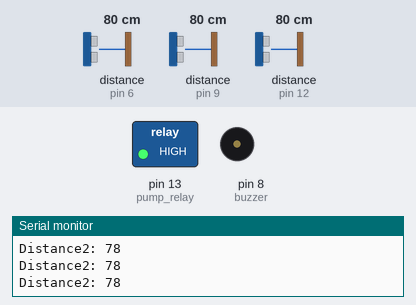
The sketch below on a simulated Arduino Uno, built with avr-gcc and run on an emulated ATmega328P. Parts: switched loads named in the sketch (green lamp = pin HIGH), buzzer (waves = sounding, pin HIGH), the last lines printed to the serial monitor. Wiring (inferred from the names in the program): ultrasonic range finder: trigger pin 11; echo pin 12. Inputs (shaded band) come from the test bench; at power-on: distance to the obstacle (sensors on pin 12, pin 9, pin 6) 80 cm. The echo pulse lasts 58.3 µs per cm; pins used as bus, display or sensor lines are not drawn.

Above: at 1.2 s.
1.3 s: distance to the obstacle (sensor on pin 12) set to 2 cm
4.3 s: distance to the obstacle (sensor on pin 9) set to 2 cm
At 4.7 s:
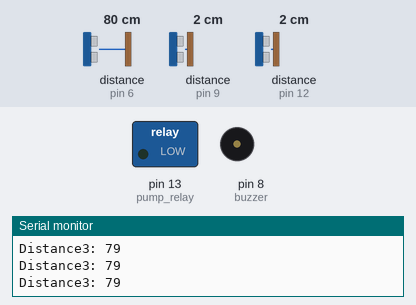
6.3 s: distance to the obstacle (sensor on pin 6) set to 72 cm
9.3 s: distance to the obstacle (sensor on pin 6) set to 62 cm
At 10.7 s:
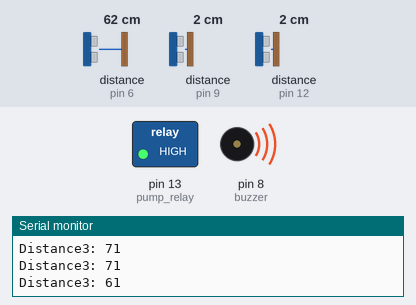
12.3 s: distance to the obstacle (sensor on pin 6) set to 120 cm
At 13.9 s:
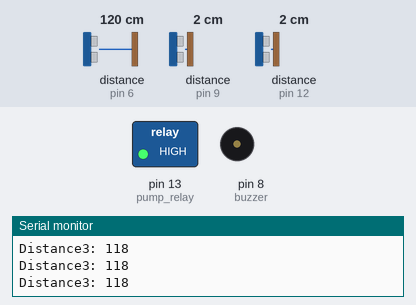
14.3 s: distance to the obstacle (sensor on pin 6) set to 2 cm
At 16.6 s:
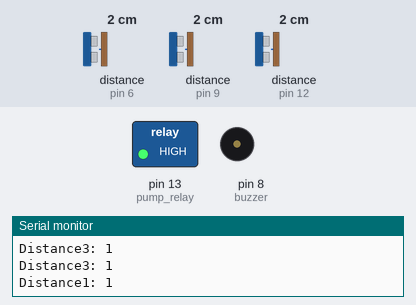
Timing chart, 0 to 18.3 s (numbered marks = the images above; inputs shaded):
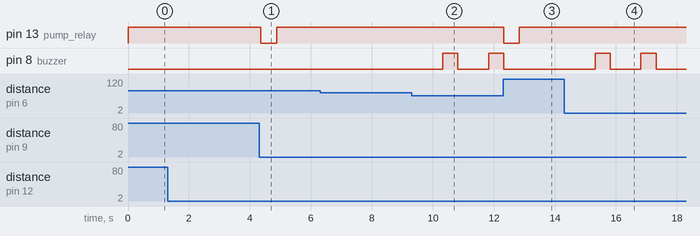

Measured:
- the behaviour switches between 67 and 66 cm on distance to the obstacle (sensor on pin 6) (found by bisection; images 1 and 2)
- after the input at 4.3 s, pin 13 (pump_relay): HIGH → LOW after 0.06 s, → HIGH 0.51 s later
- after the input at 9.3 s, pin 8 (buzzer): LOW → HIGH after 1.0 s, → LOW 0.50 s later, → HIGH 1.0 s later
- after the input at 12.3 s, pin 13 (pump_relay): HIGH → LOW at once, → HIGH 0.51 s later; pin 8 (buzzer): goes on until 12.3 s, then stays LOW
- after the input at 14.3 s, pin 8 (buzzer): alternates HIGH for 0.50 s and LOW for 1.0 s, starting after 1.0 s

The sketch:

ntunnel_personalv2.ino
```cpp
const int trigPin2 = 11;// TRIGGER FOR tank LEVEL
const int echoPin2 = 12;// ECHO FOR tank LEVEL


const int trigPin3 = 7;// TRIGGER for exit sensor
const int echoPin3 = 6;// ECHO FOR exit sensor

const int trigPin1 = 10;// TRIGGER entry sensor
const int echoPin1 = 9;// ECHO FOR entry sensor

const int buzzer = 8;// buzzer
const int pump_relay= 13; // relay controlling pump

int a=0;
int b=0;
int c=0;

// defines variables

long duration3;// PULSE WIDTH FOR MOTION SENSOR
int distance3;// DISTANCE FOR MOTION SENSING

long duration2;// PULSE WIDTH FOR WATER LEVEL
int distance2;// DISTANCE FOR FOR WATER LEVEL

long duration1;// PULSE WIDTH FOR ENTRY
int distance1;// DISTANCE FOR ENTRY

long start; //variable holding the start time when the pump is put on

//declaring functions;
void checks_entry_sensor();
void checks_exit_sensor();
void checks_tank_level();


void setup() {


pinMode(trigPin2, OUTPUT); // Sets the trigPin as an Output
pinMode(echoPin2, INPUT); // Sets the echoPin as an Input

pinMode(trigPin1, OUTPUT); // Sets the trigPin as an Output
pinMode(echoPin1, INPUT); // Sets the echoPin as an Input

pinMode(trigPin3, OUTPUT); // Sets the trigPin as an Output
pinMode(echoPin3, INPUT); // Sets the echoPin as an Input


pinMode(pump_relay, OUTPUT); //
pinMode(buzzer, OUTPUT); //

digitalWrite(pump_relay, HIGH); // putting off the pump's relay (LOW is for ON and HIGH is for OFF)
digitalWrite(buzzer,LOW); // putting off buzzer

Serial.begin(9600); // Starts the serial communication

}
void loop() {// main code here, runs repeatedly:

checks_tank_level();  // this part and the line below checks the tank level before further operation
if (distance2<=30){


  if((a==0)&&(b==0)){


checks_entry_sensor();  // this part of the program checks if there's an entry
    if (distance1<=65){   //checks the entry sensor has been crossed

    b=1; // this prevents the system from checking if there is an exit from  it because that only happens when b = 0
    start = millis(); // stores the  time because the pump is about to be put on (pump start time)
         if(b==1) {digitalWrite(pump_relay,LOW);// pump is turned on
         while ((a==0)&&(b==1)){
            checks_exit_sensor();///checks if the exit sensor has been crossed

            if((millis() - start > 500) || (distance3<=65)){ //if exit sensor has been crossed or the pump has run for up to 3000 milisecs (3 sec) (present time (millis)-pump start time) the pump will be turned off
                  digitalWrite(pump_relay,HIGH); // pump is turned off
                  if(distance3<=65){ //only when then the exit sensor has been crossed the buzzer makes a beep
                         delay(1000);
                         digitalWrite(buzzer,HIGH);
                         delay(500);
                         digitalWrite(buzzer,LOW);
                         b=0; // b returns to 0 and the system can now check  id theres an entry

                     }
              }

          }
        }
    }

    checks_exit_sensor(); // this part of the program checks if there's an exit
    if (distance3<=65){  // checks if the exit sensor has been crossed
     a=1;  // this prevents the system from checking if there is an entry from  it because that only happens when a = 0

     while((a==1)&&(b==0)){
        checks_entry_sensor(); //checks if the entry sensor has been crossed
       if(distance1<=65){ // if the entry sensor has been crossed, the buzzer makes a beep
          delay(1000);
          digitalWrite(buzzer,HIGH);
          delay(500);
          digitalWrite(buzzer,LOW);
          a=0; // a returns to 0 and the system can now check  if theres an entry


        }
      }
    }


  }
if (distance2>30){  //code for buzzer alarm when low on chemical
  digitalWrite(buzzer, LOW);
  digitalWrite(buzzer, HIGH);
  delay(200);
  digitalWrite(buzzer, LOW);
  delay(200);
  digitalWrite(buzzer, HIGH);
  delay(200);
  digitalWrite(buzzer, LOW);
  delay(200);

}


}

}
void checks_entry_sensor(){  // this is s function which checks the entry sensor
  digitalWrite(trigPin1, LOW);
delayMicroseconds(2);
// Sets the trigPin on HIGH state for 10 micro seconds
digitalWrite(trigPin1, HIGH);
delayMicroseconds(10);
digitalWrite(trigPin1, LOW);
// Reads the echoPin, returns the sound wave travel time in microseconds
duration1 = pulseIn(echoPin1, HIGH);
// Calculating the distance
distance1= duration1*0.034/2;
// Prints the distance on the Serial Monitor
Serial.print("Distance1: ");
Serial.println(distance1);
//delay(500);
}

void checks_exit_sensor(){ // this is s function which checks the exit sensor

digitalWrite(trigPin3, LOW);
delayMicroseconds(2);
// Sets the trigPin on HIGH state for 10 micro seconds
digitalWrite(trigPin3, HIGH);
delayMicroseconds(10);
digitalWrite(trigPin3, LOW);
// Reads the echoPin, returns the sound wave travel time in microseconds
duration3 = pulseIn(echoPin3, HIGH);
// Calculating the distance
distance3= duration3*0.034/2;
// Prints the distance on the Serial Monitor
Serial.print("Distance3: ");
Serial.println(distance3);
//delay(500);
}

void checks_tank_level(){ // this function checks the tank level
digitalWrite(trigPin2, LOW);
delayMicroseconds(2);
// Sets the trigPin on HIGH state for 10 micro seconds
digitalWrite(trigPin2, HIGH);
delayMicroseconds(10);
digitalWrite(trigPin2, LOW);
// Reads the echoPin, returns the sound wave travel time in microseconds
duration2 = pulseIn(echoPin2, HIGH);
// Calculating the distance
distance2= duration2*0.034/2;
// Prints the distance on the Serial Monitor
Serial.print("Distance2: ");
Serial.println(distance2);
//delay(500);
}
```
